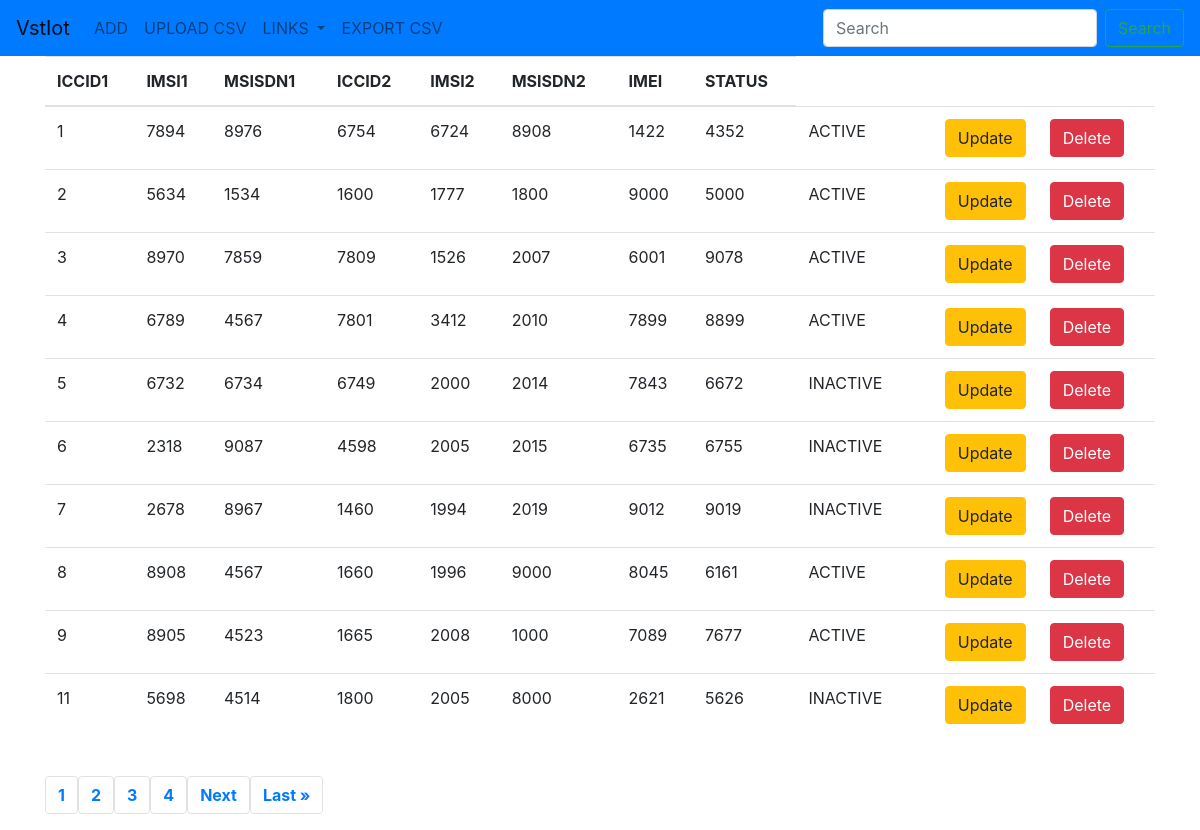
The page / on the database its author committed.
### vstiot/models.py (models this page shows)
class Items(models.Model):
    ICCID1 = models.CharField(max_length=50,blank=False)
    IMSI1 = models.CharField(max_length=50,blank=False)
    MSISDN1 = models.CharField(max_length=50,blank=False)
    ICCID2 = models.CharField(max_length=50,blank=False)
    IMSI2 = models.CharField(max_length=50,blank=False)
    MSISDN2 = models.CharField(max_length=50,blank=False)
    IMEI = models.CharField(max_length=50,blank=False)
    choices = (
        ('ACTIVE','active'),
        ('INACTIVE','not active'),
    )
    STATUS = models.CharField(max_length=50,blank=False,choices=choices,default='INACTIVE')

### vstiot/views.py (the view)
# urls.py: 2. Add a URL to urlpatterns:  path('', views.home, name='home')
def home(request):
    items = Items.objects.all()
    p = Paginator(Items.objects.all(), 10)
    page = request.GET.get('page')
    item_list = p.get_page(page)
    nums = "a" * item_list.paginator.num_pages
    context = {'items':items, 'item_list':item_list, 'nums':nums}
    return render(request,'home.html', context)

### templates/home.html (shortened to what this page needs)
{% extends 'base.html' %}
{% block body %}
<div class="container">
    <table class="table table-hover">
        <thead>
            <tr>
                <th>ICCID1</th>
                <th>IMSI1</th>
                <th>MSISDN1</th>
                <th>ICCID2</th>
                <th>IMSI2</th>
                <th>MSISDN2</th>
                <th>IMEI</th>
                <th>STATUS</th>
            </tr>
        </thead>
        <tbody>
            {% for item in item_list %}
            <tr>
                <td>{{item.id}}</td>
                <td>{{item.ICCID1}}</td>
                <td>{{item.IMSI1}}</td>
                <td>{{item.MSISDN1}}</td>
                <td>{{item.ICCID2}}</td>
                <td>{{item.IMSI2}}</td>
                <td>{{item.MSISDN2}}</td>
                <td>{{item.IMEI}}</td>
                <td>{{item.STATUS}}</td>
                <td><a href="{% url 'update' item.id %}" class="btn btn-warning btn-md" id="update">Update</a></td>
                <td><a href="{% url 'delete' item.id %}" class="btn btn-danger btn-md" id="delete">Delete</a></td>
            </tr>
            {% endfor %}
        </tbody>
    </table>
    <br>
    <center>
        <nav aria-label="Page navigation example">
            <ul class="pagination">
                {% for i in nums %}
                    <strong><li class="page-item"><a class="page-link" href="?page={{ forloop.counter }}">{{ forloop.counter }}</a></li></strong>
                {% endfor %}
                {% if item_list.has_next %}
                    <strong><li class="page-item"><a class="page-link" href="?page={{ item_list.next_page_number }}">Next</a></li></strong>
                    <strong><li class="page-item"><a class="page-link" href="?page={{ item_list.paginator.num_pages }}">Last &raquo;</a></li></strong>
                {% endif %}
            </ul>
        </nav>
    </center>
</div>
{% endblock %}

### templates/home.html (style rules this page uses)
#update { float: right; }

### rows shown on the page
Items: id "1", ICCID1 "7894", IMSI1 "8976", MSISDN1 "6754", ICCID2 "6724", IMSI2 "8908", MSISDN2 "1422", IMEI "4352", STATUS "ACTIVE"
Items: id "2", ICCID1 "5634", IMSI1 "1534", MSISDN1 "1600", ICCID2 "1777", IMSI2 "1800", MSISDN2 "9000", IMEI "5000", STATUS "ACTIVE"
Items: id "3", ICCID1 "8970", IMSI1 "7859", MSISDN1 "7809", ICCID2 "1526", IMSI2 "2007", MSISDN2 "6001", IMEI "9078", STATUS "ACTIVE"
Items: id "4", ICCID1 "6789", IMSI1 "4567", MSISDN1 "7801", ICCID2 "3412", IMSI2 "2010", MSISDN2 "7899", IMEI "8899", STATUS "ACTIVE"
Items: id "5", ICCID1 "6732", IMSI1 "6734", MSISDN1 "6749", ICCID2 "2000", IMSI2 "2014", MSISDN2 "7843", IMEI "6672", STATUS "INACTIVE"
Items: id "6", ICCID1 "2318", IMSI1 "9087", MSISDN1 "4598", ICCID2 "2005", IMSI2 "2015", MSISDN2 "6735", IMEI "6755", STATUS "INACTIVE"
Items: id "7", ICCID1 "2678", IMSI1 "8967", MSISDN1 "1460", ICCID2 "1994", IMSI2 "2019", MSISDN2 "9012", IMEI "9019", STATUS "INACTIVE"
Items: id "8", ICCID1 "8908", IMSI1 "4567", MSISDN1 "1660", ICCID2 "1996", IMSI2 "9000", MSISDN2 "8045", IMEI "6161", STATUS "ACTIVE"
Items: id "9", ICCID1 "8905", IMSI1 "4523", MSISDN1 "1665", ICCID2 "2008", IMSI2 "1000", MSISDN2 "7089", IMEI "7677", STATUS "ACTIVE"
Items: id "11", ICCID1 "5698", IMSI1 "4514", MSISDN1 "1800", ICCID2 "2005", IMSI2 "8000", MSISDN2 "2621", IMEI "5626", STATUS "INACTIVE"
